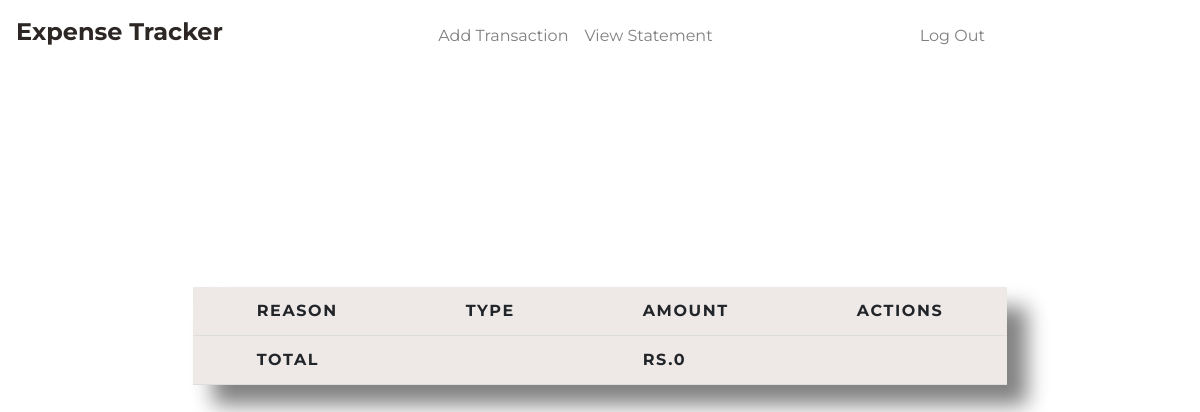
Before: /statement (signed in) with the older database file.
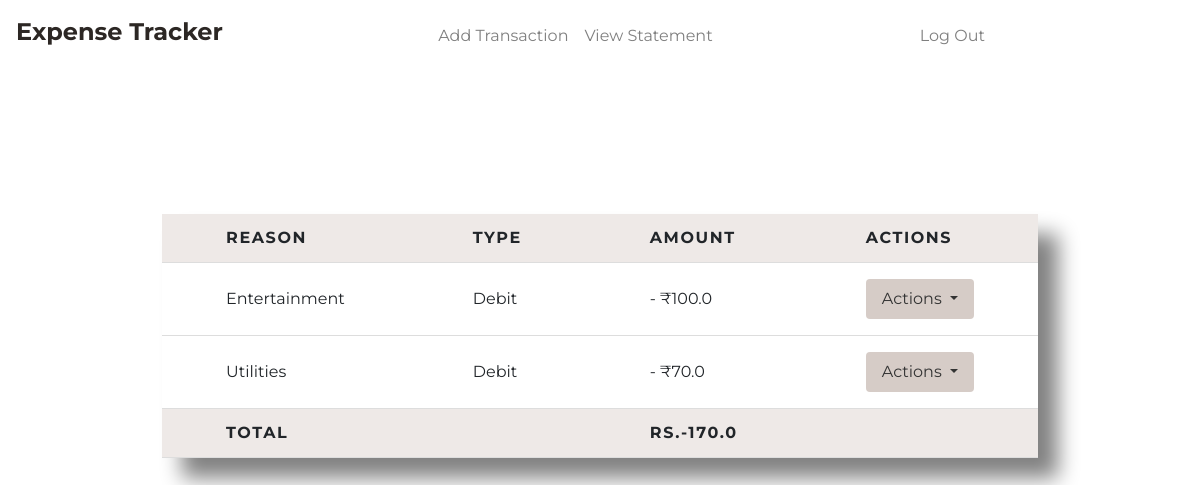
After: the same page with the newer database file.
### tables this page shows
CREATE TABLE transactions (id INTEGER PRIMARY KEY AUTOINCREMENT NOT NULL,
	 									user_id integer NOT NULL, reason type text NOT NULL,
	 									type text NOT NULL,amount double precision NOT NULL,
										timestamp timestamp NOT NULL DEFAULT CURRENT_TIMESTAMP);

### app.py (the view)
@app.route('/statement', methods=['GET'])
@login_required
def statement():
    user_id = session["user_id"]
    sql_query = "SELECT * FROM transactions WHERE user_id = :user_id"
    variables = {"user_id": user_id}
    rows = q.sql_select_query(db, sql_query, variables)
    sql_query = "SELECT balance FROM users WHERE id = :user_id"
    variables = {"user_id": user_id}
    balance_row = q.sql_select_query(db, sql_query, variables)
    balance = 0
    for record in rows:
        if record["type"] == "C":
            balance += record["amount"]
        elif record["type"] == "D":
            balance -= record["amount"]
    return render_template("statement.html", records=rows, balance=balance)

### Queries.py (called while the page is built)
def sql_select_query(conn, query, var):
	cur = conn.cursor()
	cur.execute(query,var)
	rows = cur.fetchall()
	return rows

### helper.py (called while the page is built)
def login_required(f):
	@wraps(f)
	def decorated_function(*args, **kwargs):
		if session.get("user_id") is None:
			return redirect("/login")
		return f(*args, **kwargs)
	return decorated_function

### templates/statement.html (shortened to what this page needs)
{% extends "layout.html" %}
{% block main %}
<center>
    <br>
    <br>
    <br>
    <div id="statement">
        <table id="statement-table">
            <thead>
                <th > Reason </th>
                <th > Type </th>
                <th > Amount </th>
                <th > Actions </th>
            </thead>
            <tbody>
                {% for record in records %}
                    <tr>
                        <td>{{ record.reason }}</td>
                        <td>
                            {% if 'C' == record.type %}
                                {{ "Credit" }}
                            {% else %}
                                {{ "Debit" }}
                            {% endif %}
                        </td>
                        <td>
                            {% if record.type == 'C' %}
                                {{ "+ ₹" + record.amount|string }}
                            {% else %}
                                {{ "- ₹" + record.amount|string }}
                            {% endif %}
                        </td>
                        <td>
                            <div class="dropdown">
                                <button class="btn btn-secondary dropdown-toggle" type="button" id="dropdownMenuButton" data-toggle="dropdown" aria-haspopup="true" aria-expanded="false">
                                    Actions
                                </button>
                            </div>
                        </td>
                    </tr>
                {% endfor %}
            </tbody>
            <tfoot>
                <th scope="col">Total</th>
                <th scope="col"></th>
                <th scope="col">{{ "Rs." + balance|string }}</th>
                <th scope="col"></th>
            </tfoot>
        </table>
    </div>
</center>
{% endblock %}

Changed rows visible on the page:
added transactions: reason "Entertainment", value "Debit", amount "- ₹100.0"
added transactions: reason "Utilities", value "Debit", amount "- ₹70.0"
Other visible differences:
{{ "Rs." + balance|string }}: "RS.0" → "RS.-170.0"
